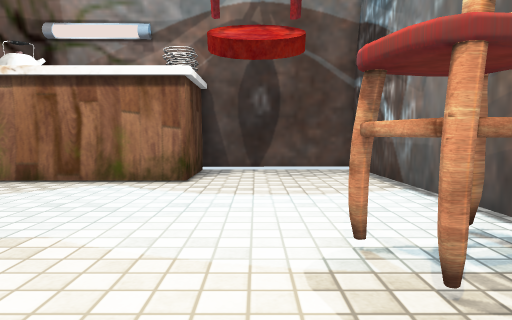
View 1 (above)

16 first-person views from a walk through a 3-D level made in the Unity game engine. The camera is 0.7 m above the floor, tilts 4° down and sees 70° across. The floor is counted in squares, 0.5 m on a side. Each view is taken from the middle of a square. On the plan, view 1 faces up. The plan holds only what a view shows up to about 15 squares ahead; the rest is blank. Some surface patterns are stand-ins.

View 2
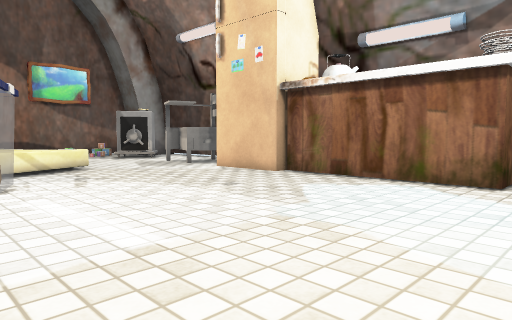

View 3
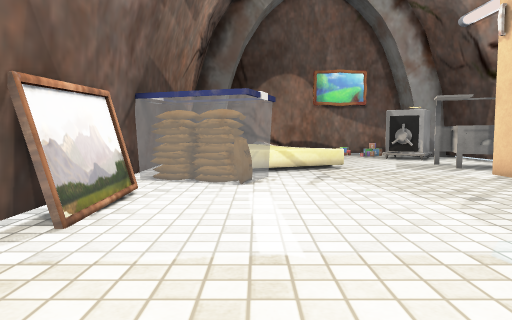

View 4
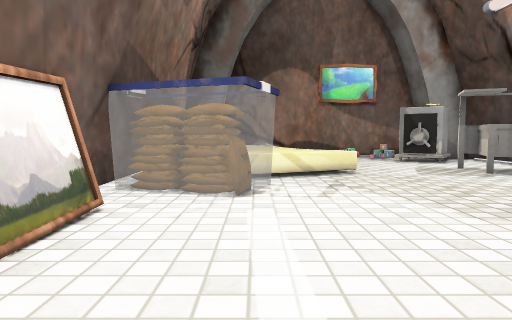

View 5
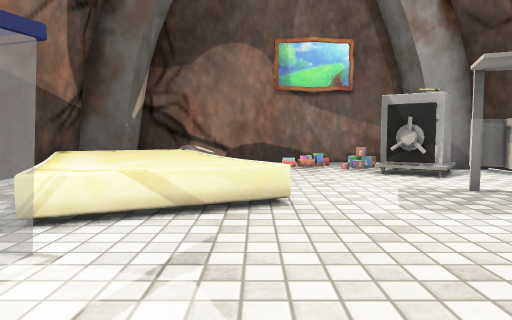

View 6
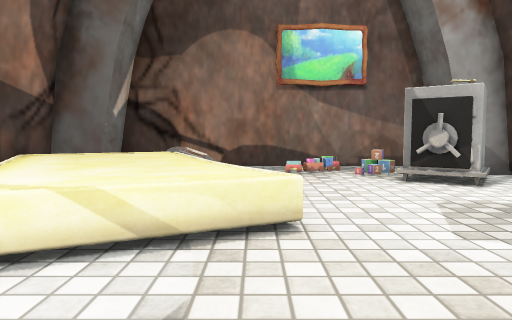

View 7
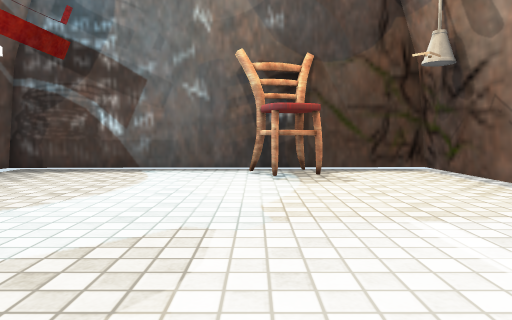

View 8
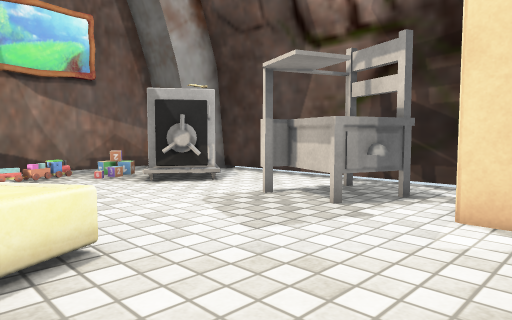

View 9
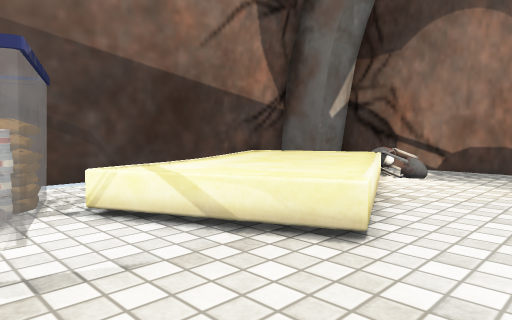

View 10
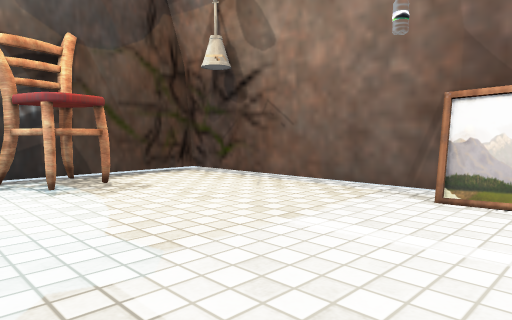

View 11
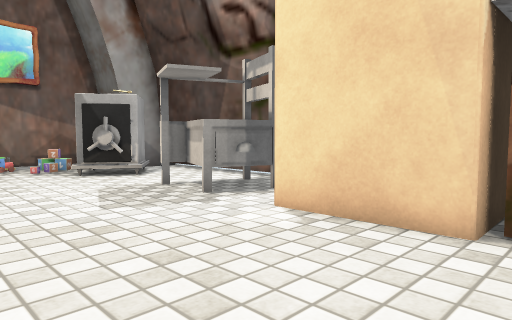

View 12
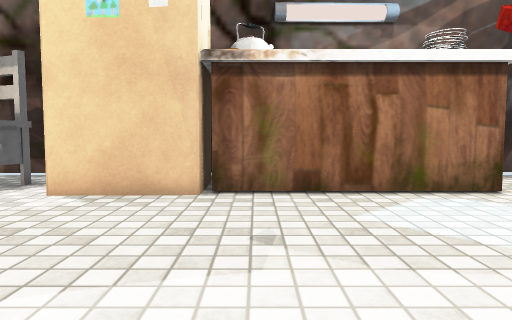

View 13
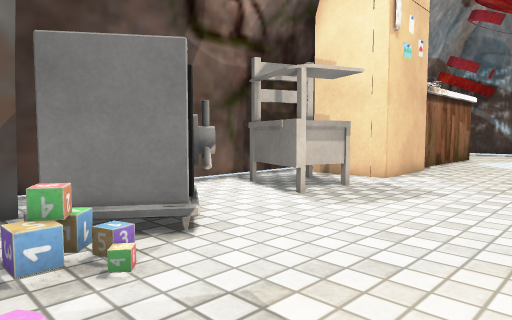

View 14
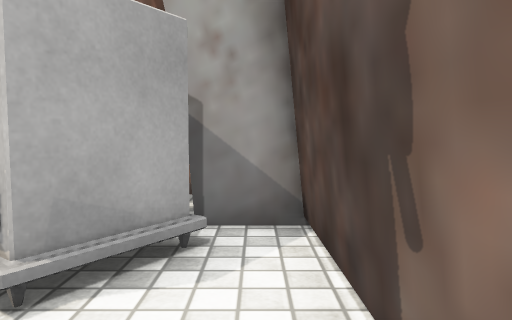

View 15
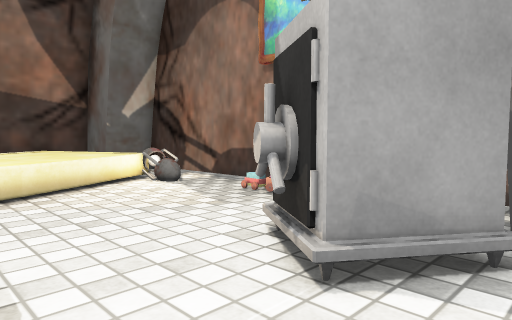

View 16
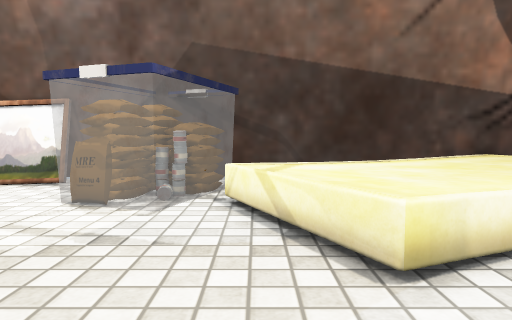

### Floor plan
Key: @ floor where view 1 was taken; # wall or solid block; . floor; = window, fence, low wall or low ledge; ^ raised ledge; C chair; L lamp; O other object.
Columns run from 25 left of view 1 to 4 right of it. Each row starts with its distance up from view 1.
 14   ##########           #######
 13   #......OO            #.....#
 12  ##OO...OOOO#   ##     #.....#
 11  #.OOO..OOO.##  O#######.....#
 10  #OOOO..O.O..###.............#
  9  #O..........................#
  8 # ...........................#
  7 # ...........................#
  6 #O.......=...................#
  5 #.......^^^................CC#
  4 #.....^^^^^...............C.C#
  3 #.L=^^^^^^^^...............CC#
  2 #.L^^^^^^^^^#OOO.............#
  1 #  ^^^^^^^^^OOOO.............#
  0  ##^^^^^^=..OOO .........@...#
 -1   #.^^^^....OOO.OOOOO........#
 -2   #########################===

Positions as (right, up) in squares from view 1, and headings:
1: (0, 0), facing up
2: (0, 0), facing up-left
3: (0, 2), facing left
4: (-2, 2), facing left
5: (-8, 5), facing left
6: (-10, 5), facing left
7: (-10, 5), facing right
8: (-11, 4), facing up-left
9: (-11, 8), facing down-left
10: (-8, 7), facing down-right
11: (-8, 5), facing up-left
12: (-8, 2), facing up
13: (-24, 5), facing up-right
14: (-17, 13), facing left
15: (-17, 13), facing down-left
16: (-14, 9), facing down
